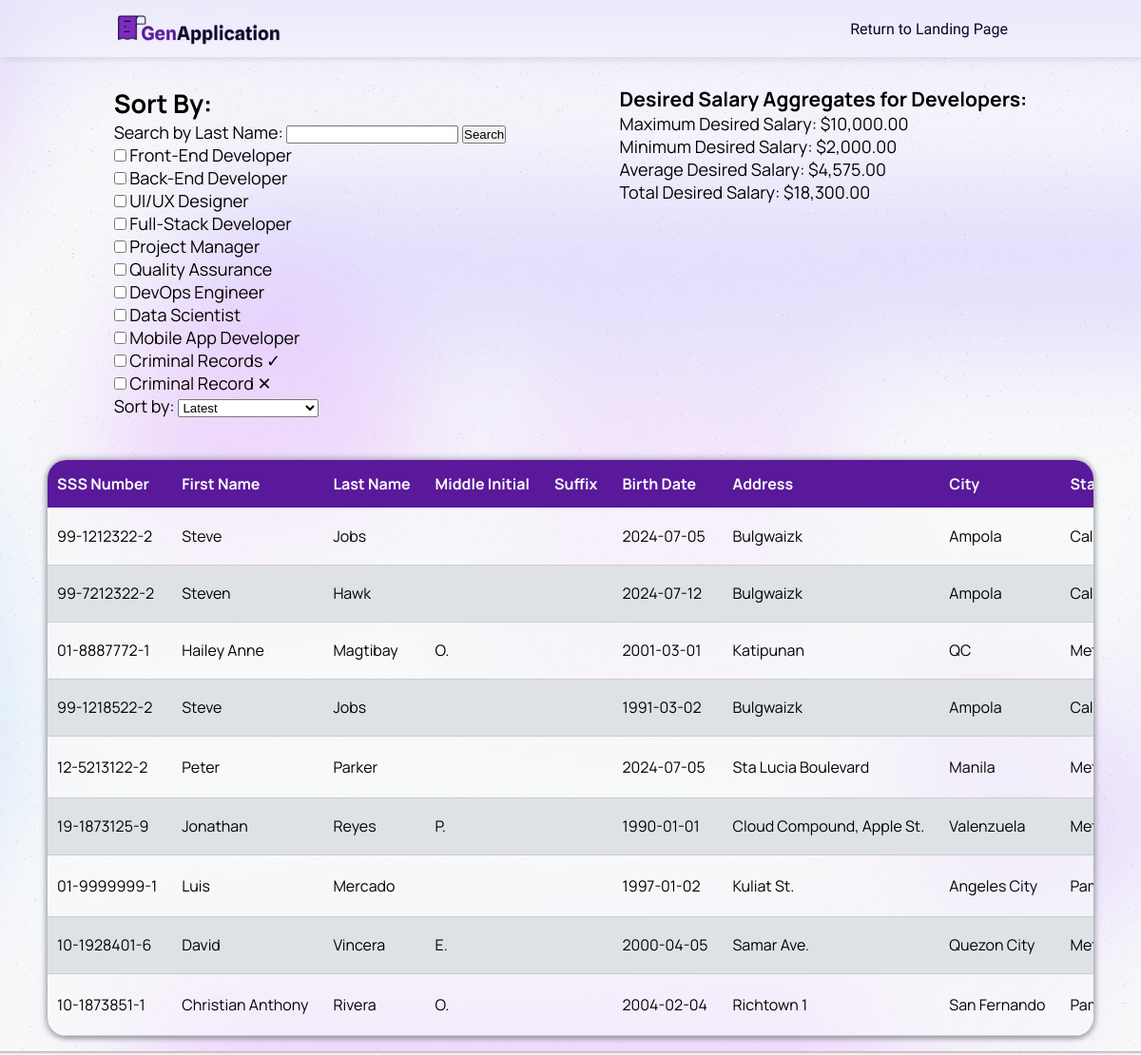
The app's page /view-database, older data.
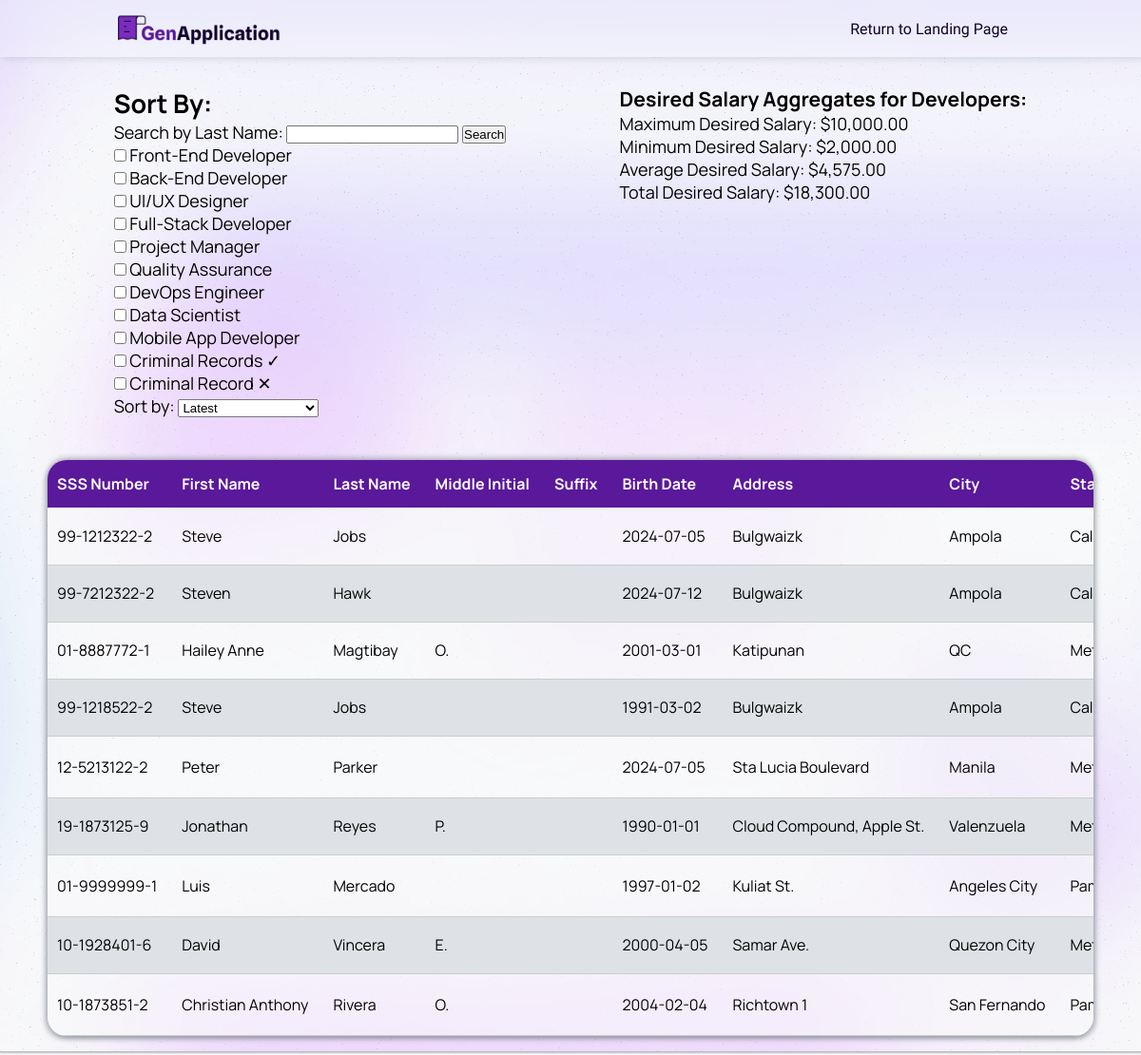
The same page, newer data.
### tables this page shows
CREATE TABLE GENERAL_TABLE (
            sss_number TEXT NOT NULL,
            employment_info_key INTEGER NOT NULL,
            major_skills TEXT NOT NULL,
            date_of_application_submission DATE NOT NULL,
            signature BLOB NOT NULL, 
            PRIMARY KEY (sss_number, employment_info_key),
            FOREIGN KEY (sss_number) REFERENCES APPLICANT_TABLE (sss_number),
            FOREIGN KEY (employment_info_key) REFERENCES EMPLOYMENT_TABLE (employment_info_key)
        );

CREATE TABLE APPLICANT_TABLE (
            sss_number TEXT PRIMARY KEY,
            given_name TEXT NOT NULL,
            last_name TEXT NOT NULL,
            middle_initial TEXT,
            suffix TEXT,
            birth_date DATE NOT NULL,
            address TEXT NOT NULL,
            city TEXT NOT NULL,
            state TEXT NOT NULL,
            zip_code TEXT NOT NULL,
            phone_1 TEXT NOT NULL,
            phone_2 TEXT,
            email TEXT NOT NULL,
            criminal_conviction_status BOOOLEAN NOT NULL,
            reason_for_conviction TEXT
        );

### app1.py (the view)
@app.route('/view-database')
def view_database():
    sort_order = request.args.get('sort_order', 'date_desc')
    categories = request.args.getlist('category[]')
    search_last_name = request.args.get('searchLastName', '')
    query = '''
    SELECT APPLICANT_TABLE.*, GENERAL_TABLE.*, EMPLOYMENT_TABLE.*
    FROM APPLICANT_TABLE
    INNER JOIN GENERAL_TABLE ON APPLICANT_TABLE.sss_number = GENERAL_TABLE.sss_number
    INNER JOIN EMPLOYMENT_TABLE ON GENERAL_TABLE.employment_info_key = EMPLOYMENT_TABLE.employment_info_key
    '''
    query_params = []
    conditions = []
    if search_last_name:
        conditions.append('last_name LIKE ?')
        query_params.append('%' + search_last_name + '%')
    position_categories = [
        'Front-End Developer', 'Back-End Developer', 'UI/UX Designer',
        'Full-Stack Developer', 'Project Manager', 'Quality Assurance',
        'DevOps Engineer', 'Data Scientist', 'Mobile App Developer'
    ]
    selected_positions = [cat for cat in categories if cat in position_categories]
    if selected_positions:
        position_conditions = []
        for position in selected_positions:
            position_conditions.append("position_applying_for LIKE ?")
            query_params.append(f"%{position}%")
        conditions.append('(' + ' OR '.join(position_conditions) + ')')
    criminal_conditions = []
    if '1' in categories:
        criminal_conditions.append("criminal_conviction_status = 1")
    if '0' in categories:
        criminal_conditions.append("criminal_conviction_status = 0")
    if criminal_conditions:
        conditions.append('(' + ' OR '.join(criminal_conditions) + ')')
    if conditions:
        query += ' WHERE ' + ' AND '.join(conditions)
    if sort_order == 'last_name_asc':
        query += ' ORDER BY last_name ASC'
    elif sort_order == 'last_name_desc':
        query += ' ORDER BY last_name DESC'
    elif sort_order == 'date_asc':
        query += ' ORDER BY GENERAL_TABLE.date_of_application_submission ASC'
    elif sort_order == 'date_desc':
        query += ' ORDER BY GENERAL_TABLE.date_of_application_submission DESC'
    elif sort_order == 'experience_asc':
        query += ' ORDER BY EMPLOYMENT_TABLE.years_of_experience ASC'
    elif sort_order == 'experience_desc':
        query += ' ORDER BY EMPLOYMENT_TABLE.years_of_experience DESC'
    conn = get_db_connection()
    cursor = conn.cursor()
    applicants = cursor.execute(query, query_params).fetchall()
    education_query = '''
    SELECT * FROM EDUCATION_TABLE WHERE sss_number = ?;
    '''
    work_experience_query = '''
    SELECT * FROM WORK_EXPERIENCE_TABLE WHERE sss_number = ?;
    '''
    for i, applicant in enumerate(applicants):
        applicant_dict = dict(applicant)
        sss_number = applicant_dict['sss_number']
        education_records = cursor.execute(education_query, (sss_number,)).fetchall()
        education_records_dicts = [dict(record) for record in education_records]
        applicant_dict['education'] = education_records_dicts
        work_experience_records = cursor.execute(work_experience_query, (sss_number,)).fetchall()
        work_experience_records_dicts = [dict(record) for record in work_experience_records]
        applicant_dict['work_experience'] = work_experience_records_dicts
        if applicant_dict['signature']:
            applicant_dict['signature_url'] = f"/serve-signature/{sss_number}"
        else:
            applicant_dict['signature_url'] = None
        applicants[i] = applicant_dict
    desired_salary_aggregate_query = '''
    SELECT
        MAX(desired_salary) AS max_desired_salary,
        MIN(desired_salary) AS min_desired_salary,
        AVG(desired_salary) AS avg_desired_salary,
        SUM(desired_salary) AS total_desired_salary
    FROM EMPLOYMENT_TABLE
    WHERE position_applying_for LIKE ?
    '''
    aggregate_params = ['%Developer%']
    desired_salary_aggregates = cursor.execute(desired_salary_aggregate_query, aggregate_params).fetchone()
    max_desired_salary = f"{desired_salary_aggregates[0]:,.2f}"
    min_desired_salary = f"{desired_salary_aggregates[1]:,.2f}"
    avg_desired_salary = f"{desired_salary_aggregates[2]:,.2f}"
    total_desired_salary = f"{desired_salary_aggregates[3]:,.2f}"
    conn.close()
    return render_template(
        'viewDatabase.html',
        applicants=applicants,
        sort_order=sort_order,
        categories=categories,
        max_desired_salary=max_desired_salary,
        min_desired_salary=min_desired_salary,
        avg_desired_salary=avg_desired_salary,
        total_desired_salary=total_desired_salary
    )

### app1.py (called while the page is built)
def get_db_connection():
    conn = sqlite3.connect(DATABASE)
    conn.row_factory = sqlite3.Row
    return conn

### templates/viewDatabase.html (shortened to what this page needs)
{% extends 'base.html' %}
{% block body %}
<header class="landing_page_header view_database_header">
    <img src="/static/images/Logo.png" alt="Logo" class="logo">
    <nav>
        <ul class="nav-links landing_page_nav_links">
            <li><a href="{{ url_for('index') }}">Return to Landing Page</a></li>
        </ul>
    </nav>
</header>
<form id="searchForm" method="get" action="{{ url_for('view_database') }}">
    <div class="filter_and_search_container">
        <div class="left-db-dashboard">
                <h2>Sort By:</h2>
            <label for="searchLastName">Search by Last Name:</label>
            <input type="text" id="searchLastName" name="searchLastName">
            <input type="submit" value="Search">
            <div>
                <label>
                    <input type="checkbox" name="category[]" value="Front-End Developer" onchange="submitForm()" {% if 'Front-End Developer' in categories %}checked{% endif %}> Front-End Developer
                </label>
            </div>
            <div>
                <label>
                    <input type="checkbox" name="category[]" value="Back-End Developer" onchange="submitForm()" {% if 'Back-End Developer' in categories %}checked{% endif %}> Back-End Developer
                </label>
            </div>
            <div>
                <label>
                    <input type="checkbox" name="category[]" value="UI/UX Designer" onchange="submitForm()" {% if 'UI/UX Designer' in categories %}checked{% endif %}> UI/UX Designer
                </label>
            </div>
            <div>
                <label>
                    <input type="checkbox" name="category[]" value="Full-Stack Developer" onchange="submitForm()" {% if 'Full-Stack Developer' in categories %}checked{% endif %}> Full-Stack Developer
                </label>
            </div>
            <div>
                <label>
                    <input type="checkbox" name="category[]" value="Project Manager" onchange="submitForm()" {% if 'Project Manager' in categories %}checked{% endif %}> Project Manager
                </label>
            </div>
            <div>
                <label>
                    <input type="checkbox" name="category[]" value="Quality Assurance" onchange="submitForm()" {% if 'Quality Assurance' in categories %}checked{% endif %}> Quality Assurance
                </label>
            </div>
            <div>
                <label>
                    <input type="checkbox" name="category[]" value="DevOps Engineer" onchange="submitForm()" {% if 'DevOps Engineer' in categories %}checked{% endif %}> DevOps Engineer
                </label>
            </div>
            <div>
                <label>
                    <input type="checkbox" name="category[]" value="Data Scientist" onchange="submitForm()" {% if 'Data Scientist' in categories %}checked{% endif %}> Data Scientist
                </label>
            </div>
            <div>
                <label>
                    <input type="checkbox" name="category[]" value="Mobile App Developer" onchange="submitForm()" {% if 'Mobile App Developer' in categories %}checked{% endif %}> Mobile App Developer
                </label>
            </div>
            <div>
                <label>
                    <input type="checkbox" name="category[]" value="1" onchange="submitForm()" {% if '1' in categories %}checked{% endif %}> Criminal Records ✓
                </label>
            </div>
            <div>
                <label>
                    <input type="checkbox" name="category[]" value="0" onchange="submitForm()" {% if '0' in categories %}checked{% endif %}> Criminal Record ✕
                </label>
            </div>
            <div class="form-check">
                <label class="form-check-label">Sort by:</label>
                <select class="form-control" name="sort_order" onchange="submitForm()">
                    <option value="date_desc" {% if 'date_desc' == sort_order %}selected{% endif %}>Latest</option>
                </select>
            </div>
        </div>
        <div class="right-db-dashboard">
            <div class="salary-aggregates">
                <h3>Desired Salary Aggregates for Developers:</h3>
                <p>Maximum Desired Salary: ${{ max_desired_salary }}</p>
                <p>Minimum Desired Salary: ${{ min_desired_salary }}</p>
                <p>Average Desired Salary: ${{ avg_desired_salary }}</p>
                <p>Total Desired Salary: ${{ total_desired_salary }}</p>
            </div>
        </div>
    </div>
</form>
<div class="main_table">
    <table>
        <tr>
            <th>SSS Number</th>
            <th>First Name</th>
            <th>Last Name</th>
            <th>Middle Initial</th>
            <th>Suffix</th>
            <th>Birth Date</th>
            <th>Address</th>
            <th>City</th>
            <th>State</th>
        </tr>
        {% for applicant in applicants %}
        <tr>
            <td>{{ applicant.sss_number }}</td>
            <td>{{ applicant.given_name }}</td>
            <td>{{ applicant.last_name }}</td>
            <td>{{ applicant.middle_initial }}</td>
            <td>{{ applicant.suffix }}</td>
            <td>{{ applicant.birth_date }}</td>
            <td>{{ applicant.address }}</td>
            <td>{{ applicant.city }}</td>
            <td>{{ applicant.state }}</td>
        </tr>
        {% endfor %}
    </table>
</div>
{% endblock %}

### templates/base.html (shortened to what this page needs)
<!DOCTYPE html>
<html lang="en">
<head>
    <link rel="stylesheet" href="{{ url_for('static', filename='css/main.css') }}">
</head>
<body>
    {% block body%} {% endblock %}
</body>
</html>

### static/css/main.css (style rules this page uses)
:root { --light-purple: #E0AAFF; --medium-purple: #C77DFF; --dark-purple: #9D4EDD; --deep-purple: #7B2CBF; --light-gray: #F8F9FA; --gray: #CED4DA; --dark-gray: #6C757D; }
html { scroll-behavior: smooth; }
* { margin: 0; padding: 0; box-sizing: border-box; }
body { margin: 0; padding-top: 60px; font-family: "Manrope", sans-serif; }
li, a { text-decoration: none; }
.nav-links { list-style: none; }
.nav-links li { display: inline-block; padding: 0px 20px; }
.nav-links li a { transition: all 0.3 ease 0s; color: #5A189A; }
.landing_page_header { font-family: "Spline Sans", sans-serif; display: flex; position: fixed; justify-content: flex-end; padding: 30px 10%; align-items: center; width: 100vw; top: 0; left: 0; z-index: 1000; height: 60px; background-color: transparent; }
.landing_page_nav_links li a { color: #10002B; }
.logo { margin-right: auto; object-fit: contain; max-height: 35px; }
.view_database_header { background-image: url('/static/images/ApplicationFormBGV2blurry.png'); background-color: #F8F9FA; background-size: cover; background-position: center; background-repeat: no-repeat; background-attachment: fixed; box-shadow: 3px 3px 5px #abb4bb4D; }
.filter_and_search_container { font-size: large; margin: 10px 40px; padding: 20px; display: flex; justify-content: space-around; }
.filter_and_search_container > * { margin-bottom: 5px; }
.main_table { overflow-x: auto; max-width: 100%; margin: 20px 50px; border-radius: 20px; box-shadow: 0 -3px 5px #6C757D66, 3px 3px 5px #6C757D66, -3px 3px 5px #6C757D66; }
table { width: 100%; border-collapse: collapse; width: max-content; border-radius: 10px; overflow: hidden; }
th { background-color: #5A189A; color: #F8F9FA; padding: 14px 16px 14px 10px; text-align: left; }
td { border-bottom: 1px solid #ccc; padding: 10px 16px 10px 10px; box-sizing: border-box; }
tr:nth-child(even) { background-color: #F8F9FA99; }
tr:nth-child(odd) { background-color: #DEE2E6; }

### templates/viewDatabase.html (style rules this page uses)
body { background-image: url('/static/images/ApplicationFormBGV2blurryGrain.png'); background-color: #F8F9FA; background-size: cover; background-position: center; background-repeat: no-repeat; min-height: 100vh; background-attachment: fixed; }

Row changes from the older to the newer data that the page shows:
changed GENERAL_TABLE "Christian Anthony": sss_number "10-1873851-1" → "10-1873851-2"
